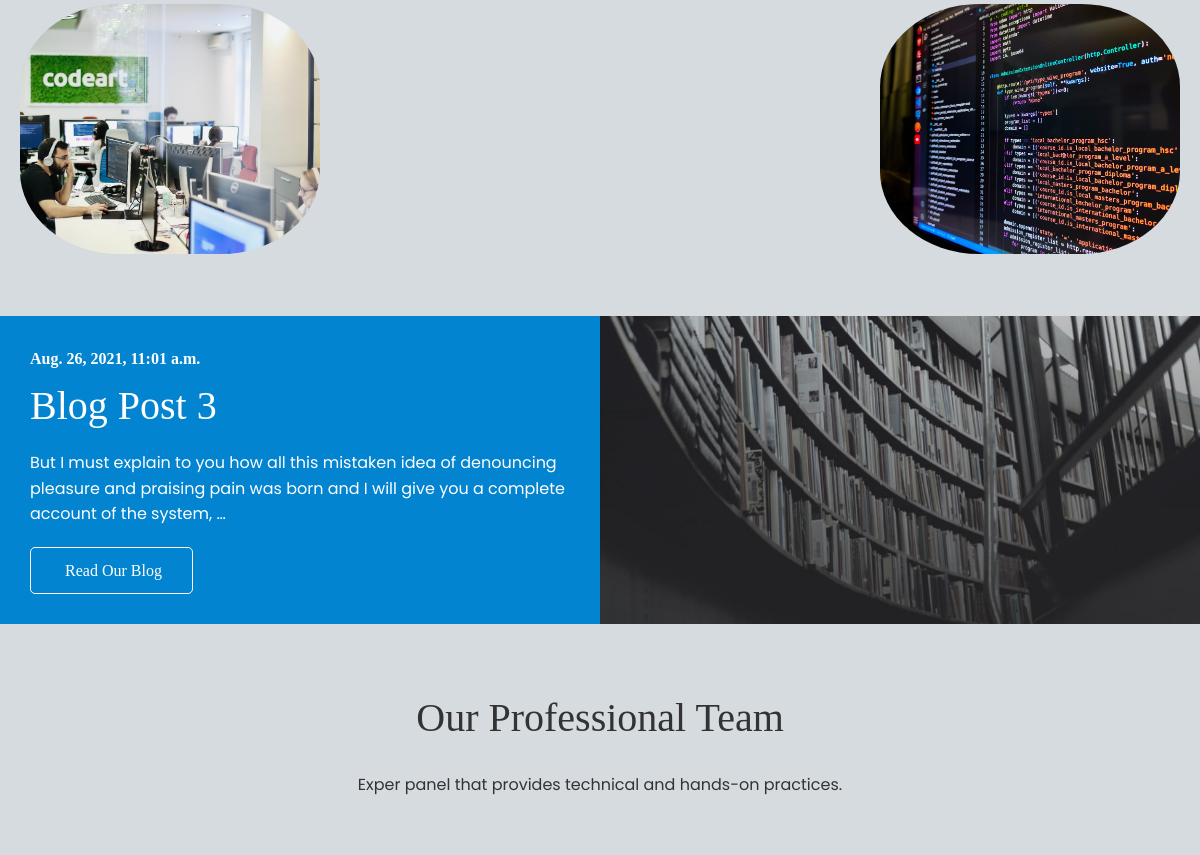
Before: / (middle part) with the older database file.
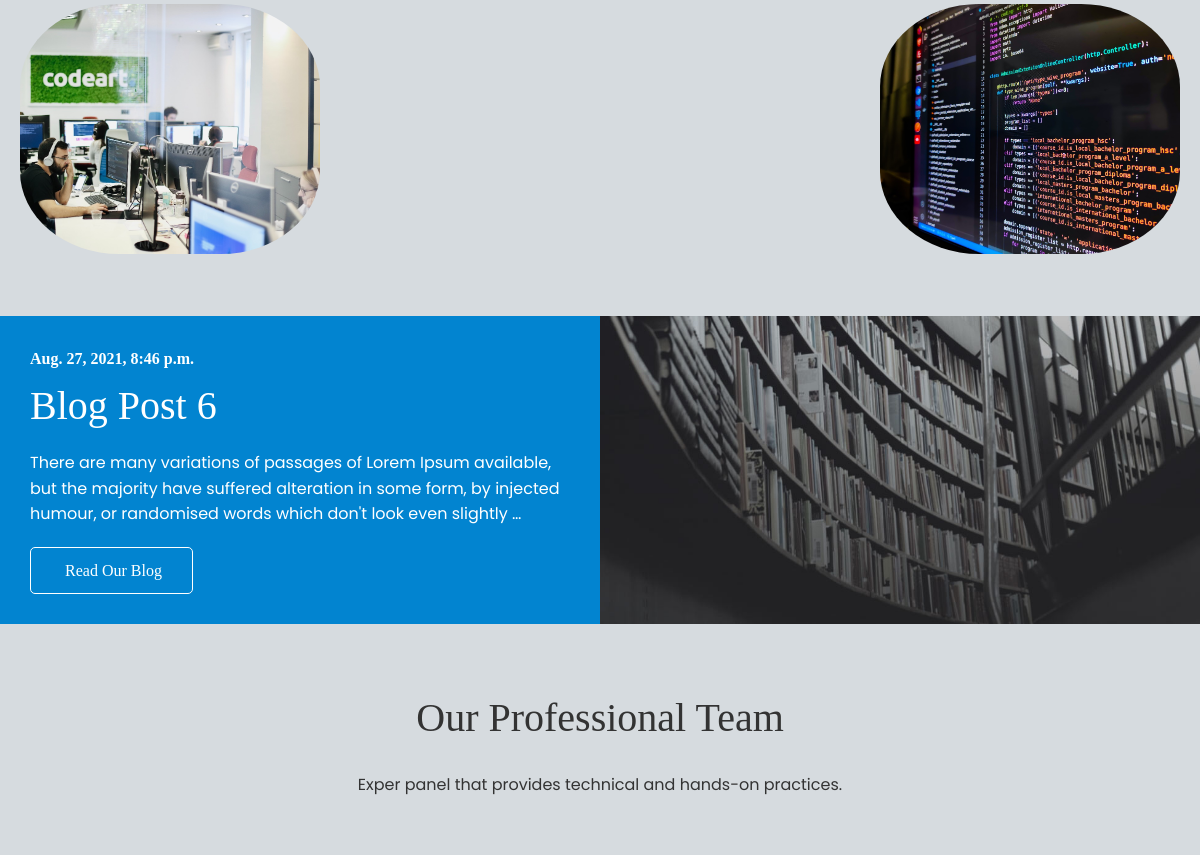
After: the same page with the newer database file.
### content/models.py (models this page shows, shortened)
class Blog(models.Model):
    title = models.CharField(max_length=100)
    subtitle = models.CharField(max_length=100, null=True)
    content = models.TextField()
    date_posted = models.DateTimeField(default=timezone.now)
    author = models.ForeignKey(User, on_delete=models.CASCADE)
    objects = None

### content/views.py (the view)
# urls.py: path('', views.home, name="edge-home"),
def home(request):
    context = {
        'new_post': Blog.objects.latest('date_posted')
    }
    return render(request, 'index.html', context)

### templates/index.html (shortened to what this page needs)
<!DOCTYPE html>
{% load static %}
<html lang="en">
<head>
    <link rel="stylesheet" href="https://cdnjs.cloudflare.com/ajax/libs/font-awesome/5.15.1/css/all.min.css"
 />
    <link rel="stylesheet" href="{% static 'css/lightbox.min.css' %}">
    <link rel="stylesheet" href="{% static 'css/utilities.css' %}">
    <link rel="stylesheet" href="{% static 'css/style.css' %}">
</head>
{% block content %}
<body id="home">
    <main>
        <section id="cases" class="cases flex-grid section-padding bg-light">
            <div class="case-img">
                <a href="{% static 'images/cases/case9.jpeg' %}" data-lightbox="cases"
                    data-title="Lorem ipsum dolor, sit amet consectetur adipisicing elit. Accusamus, at.">
                    <img src="{% static 'images/cases/case9.jpeg' %}" alt="">
                </a>
                <a href="{% static 'images/cases/case2.jpeg' %}" data-lightbox="cases"
                    data-title="Lorem ipsum dolor, sit amet consectetur adipisicing elit. Accusamus, at.">
                    <img src="{% static 'images/cases/case2.jpeg' %}" alt="">
                </a>
            </div>
        </section>
        <section id="blog" class="blog flex-columns flex-reverse">
            <div class="row">
                <div class="column">
                    <div class="column-1">
                        <img src="{% static 'img/e.jpg' %}" alt="">
                    </div>
                </div>
                <div class="column">
                    <div class="column-2 bg-secondary">
                        <h4>{{new_post.date_posted}}</h4>
                        <h2>{{ new_post.title }}</h2>
                        <p>{{ new_post.content|truncatewords:30 }}</p>
                        <a href="{% url 'edge-blog' %}" class="btn btn-outline">
                            Read Our Blog
                        </a>
                    </div>
                </div>
            </div>
        </section>
        <section id="team" class="team section-padding bg-light">
            <header class="section-header">
                <h2>Our Professional Team</h2>
                <p>Exper panel that provides technical and hands-on practices.</p>
            </header>
            <div class="flex-items">
                <div>
                </div>
                <div>
                </div>
                <div>
                </div>
            </div>
        </section>
    </main>
    {% endblock content %}
</body>
</html>

### static/css/utilities.css (style rules this page uses)
.btn { cursor: pointer; display: inline-block; padding: 10px 30px; color: #fff; background-color: #28a745; border: none; border-radius: 5px; }
.btn-secondary, .bg-secondary { background: #0284d0; color: #fff; }
.btn-light, .bg-light { background: #D6DBDF; color: #333; }
.btn-outline { background: transparent; border: 1px solid #fff; }
.flex-items { display: flex; text-align: center; justify-content: center; text-align: center; height: 100%; }
.flex-items > div { padding: 20px; }
.flex-columns.flex-reverse .row { flex-direction: row-reverse; }
.flex-columns .row { display: flex; flex-direction: row; flex-wrap:wrap; width: 100%; }
.flex-columns .column { display: flex; flex-direction: column; flex-basis: 100%; flex: 1; }
.flex-columns .column .column-1, .flex-columns .column .column-2 { height: 100%; }
.flex-columns img { width: 100%; height: 100%; object-fit: cover; }
.flex-columns .column-2 { display: flex; flex-direction: column; align-items: flex-start; justify-content: center; padding: 30px; }
.flex-columns h2 { font-size: 40px; font-weight: 100; }
.flex-columns h4 { margin-bottom: 10px; }
p { font-family: 'Poppins', sans-serif; }
.flex-columns p { font-family: 'Poppins', sans-serif; margin: 20px 0; }
.section-header { padding: 30px; display: flex; flex-direction: column; align-items: center; justify-content: center; text-align: center; }
.section-header h2 { font-size: 40px; font-weight: 500; margin: 20px 0; }
.section-padding { padding: 20px 20px 40px; }

### static/css/style.css (style rules this page uses)
* { box-sizing: border-box; padding: 0; margin: 0; }
body { font-family: Georgia, 'Times New Roman', Times, serif; background: #fff; color: #333; line-height: 1.6; }
a { text-decoration: none; color: #333; }
h1, h2 { font-weight: 300; line-height: 1.2; }
p { margin: 10px 0; }
img { width: 100%; }
.case-img { display: flex; justify-content: space-between; flex-wrap: wrap; }
.case-img img { width: 300px; height: 250px; object-fit: cover; transition: .4s linear; border-radius: 33%; margin-bottom: 15px; }
.column-2 h2 { font-size: 40px; font-weight: 500; font-family: Georgia, 'Times New Roman', Times, serif; }

Changed rows visible on the page:
no longer on this page (row unchanged): Blog: date_posted "Aug. 26, 2021, 11:01 a.m.", title "Blog Post 3", content "But I must explain to you how all this mistaken idea of denouncing pleasure and praising pain was born and I will give you a complete account of the system, …"
added Blog: date_posted "Aug. 27, 2021, 8:46 p.m.", title "Blog Post 6", content "There are many variations of passages of Lorem Ipsum available, but the majority have suffered alteration in some form, by injected humour, or randomised words which don't look even slightly …"
